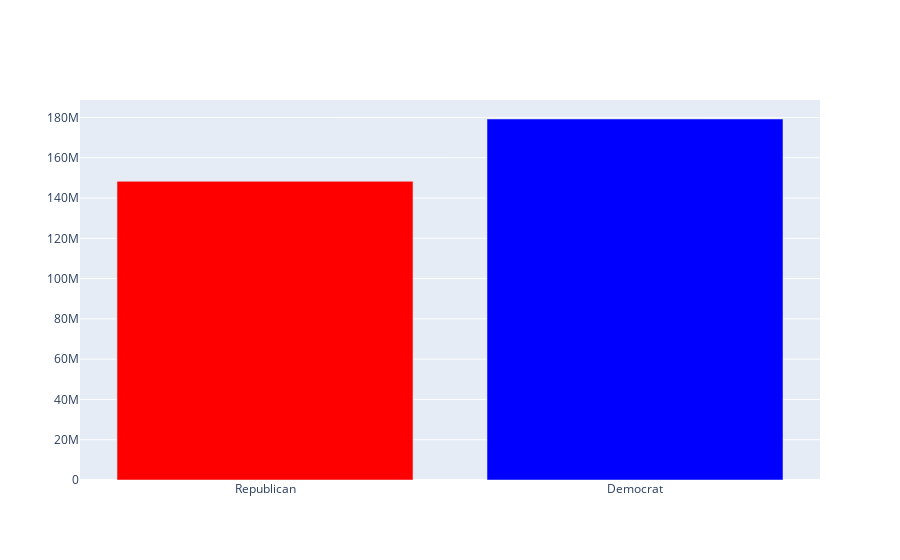

The cell this chart's notebook holds for it:
### Code cell
mylabels = ['Republican', 'Democrat']

bar(mylabels, [all_Rs/2, all_Ds/2], ['red', 'blue'])

### Figure 1 — Plotly figure (JSON) as saved in the notebook; plotly's stock layout.template omitted (floating-point values rounded to 4 significant figures)
{"data": [{"marker": {"color": ["red", "blue"]}, "type": "bar", "x": ["Republican", "Democrat"], "y": [148300000.0, 179200000.0]}], "layout": {}}
